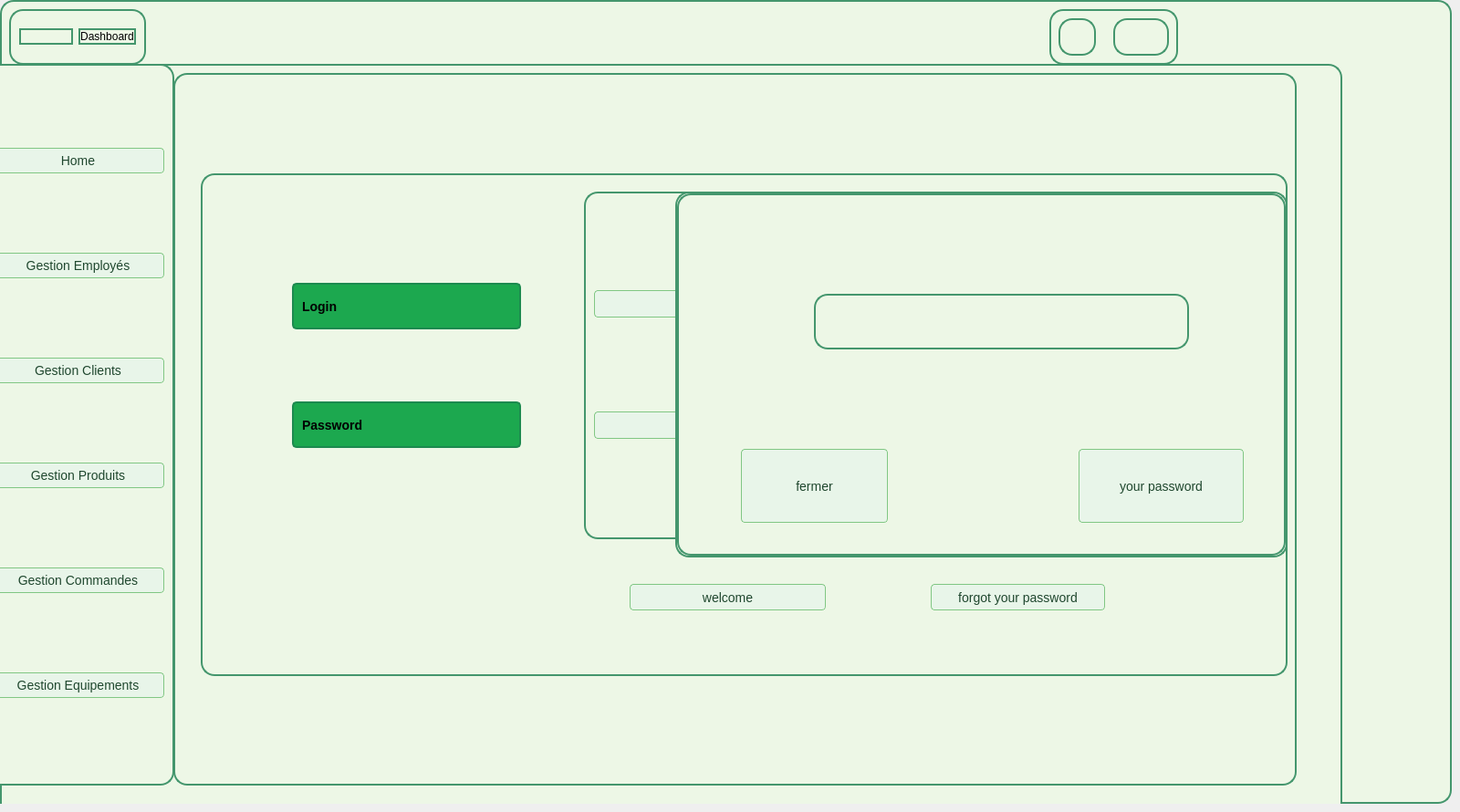
    <widget class="QWidget" name="pageHome">
     <widget class="QFrame" name="frame_15">
      <property name="geometry">
       <rect>
        <x>0</x>
        <y>0</y>
        <width>1591</width>
        <height>881</height>
       </rect>
      </property>
      <property name="styleSheet">
       <string notr="true">background-color: #edf7e6;         /* Light green inside background */
border: 2px solid rgb(68, 150, 109); /* Green border */
border-radius: 15px;                /* Rounded corners with 15px radius */</string>
      </property>
      <property name="frameShape">
       <enum>QFrame::Shape::StyledPanel</enum>
      </property>
      <property name="frameShadow">
       <enum>QFrame::Shadow::Raised</enum>
      </property>
      <widget class="QFrame" name="frame_18">
       <property name="geometry">
        <rect>
         <x>0</x>
         <y>70</y>
         <width>1471</width>
         <height>1001</height>
        </rect>
       </property>
       <property name="frameShape">
        <enum>QFrame::Shape::StyledPanel</enum>
       </property>
       <property name="frameShadow">
        <enum>QFrame::Shadow::Raised</enum>
       </property>
       <widget class="QFrame" name="frame_20">
        <property name="geometry">
         <rect>
          <x>190</x>
          <y>10</y>
          <width>1231</width>
          <height>781</height>
         </rect>
        </property>
        <property name="frameShape">
         <enum>QFrame::Shape::StyledPanel</enum>
        </property>
        <property name="frameShadow">
         <enum>QFrame::Shadow::Raised</enum>
        </property>
        <widget class="QFrame" name="frame_22">
         <property name="geometry">
          <rect>
           <x>30</x>
           <y>110</y>
           <width>1191</width>
           <height>551</height>
          </rect>
         </property>
         <property name="frameShape">
          <enum>QFrame::Shape::StyledPanel</enum>
         </property>
         <property name="frameShadow">
          <enum>QFrame::Shadow::Raised</enum>
         </property>
         <widget class="QFrame" name="frame_27">
          <property name="geometry">
           <rect>
            <x>420</x>
            <y>20</y>
            <width>581</width>
            <height>381</height>
           </rect>
          </property>
          <property name="frameShape">
           <enum>QFrame::Shape::StyledPanel</enum>
          </property>
          <property name="frameShadow">
           <enum>QFrame::Shadow::Raised</enum>
          </property>
          <layout class="QVBoxLayout" name="verticalLayout_7">
           <item>
            <widget class="QLineEdit" name="lineEditUsername">
             <property name="styleSheet">
              <string notr="true">QLineEdit {
    background-color: #E8F5E9; /* Vert très clair */
    color: #1f472e;
    font-family: &quot;Roboto&quot;, sans-serif;
    font-size: 14px;
    padding: 5px;
    border: 1px solid #81C784;
    border-radius: 4px;
}
QLineEdit:focus {
    border: 1px solid #4CAF50; /* Bordure plus foncée lorsqu'on clique */
    background-color: #F1F8E9;
}</string>
             </property>
            </widget>
           </item>
           <item>
            <widget class="QLineEdit" name="lineEditPassword">
             <property name="styleSheet">
              <string notr="true">QLineEdit {
    background-color: #E8F5E9; /* Vert très clair */
    color: #1f472e;
    font-family: &quot;Roboto&quot;, sans-serif;
    font-size: 14px;
    padding: 5px;
    border: 1px solid #81C784;
    border-radius: 4px;
}
QLineEdit:focus {
    border: 1px solid #4CAF50; /* Bordure plus foncée lorsqu'on clique */
    background-color: #F1F8E9;
}</string>
             </property>
            </widget>
           </item>
          </layout>
         </widget>
         <widget class="QLabel" name="label_15">
          <property name="geometry">
           <rect>
            <x>100</x>
            <y>250</y>
            <width>251</width>
            <height>51</height>
           </rect>
          </property>
          <property name="styleSheet">
           <string notr="true">QLabel {
    background-color: rgb(28, 168, 79); /* Couleur de fond */
    border: 2px solid #1C8A4F; /* Bordure assortie */
    border-radius: 5px; /* Coins arrondis */
    color: black; /* Texte en noir */
    font-size: 14px; /* Taille de police */
    padding: 5px; /* Espacement interne */
    font-weight: bold; /* Texte en gras */
}

QLabel:hover {
    background-color: rgb(20, 140, 60); /* Couleur de fond change lorsque l'on survole le label */
}

QLabel:focus {
    border: 2px solid #0D6E3F; /* Bordure qui change en cas de focus (utile pour les QLabel avec interaction) */
}
</string>
          </property>
          <property name="text">
           <string>Password</string>
          </property>
         </widget>
         <widget class="QLabel" name="label_16">
          <property name="geometry">
           <rect>
            <x>100</x>
            <y>120</y>
            <width>251</width>
            <height>51</height>
           </rect>
          </property>
          <property name="styleSheet">
           <string notr="true">QLabel {
    background-color: rgb(28, 168, 79); /* Couleur de fond */
    border: 2px solid #1C8A4F; /* Bordure assortie */
    border-radius: 5px; /* Coins arrondis */
    color: black; /* Texte en noir */
    font-size: 14px; /* Taille de police */
    padding: 5px; /* Espacement interne */
    font-weight: bold; /* Texte en gras */
}

QLabel:hover {
    background-color: rgb(20, 140, 60); /* Couleur de fond change lorsque l'on survole le label */
}

QLabel:focus {
    border: 2px solid #0D6E3F; /* Bordure qui change en cas de focus (utile pour les QLabel avec interaction) */
}
</string>
          </property>
          <property name="text">
           <string>Login</string>
          </property>
         </widget>
         <widget class="QPushButton" name="buttonWelcome">
          <property name="geometry">
           <rect>
            <x>470</x>
            <y>450</y>
            <width>215</width>
            <height>29</height>
           </rect>
          </property>
          <property name="styleSheet">
           <string notr="true">QPushButton {
    background-color: #E8F5E9; /* Vert très clair */
    color: #1f472e;
    font-family: &quot;Roboto&quot;, sans-serif;
    font-size: 14px;
    padding: 5px;
    border: 1px solid #81C784;
    border-radius: 4px;
}

QPushButton:hover {
    background-color: #C8E6C9; /* Légèrement plus foncé au survol */
}

QPushButton:pressed {
    background-color: #A5D6A7; /* Encore plus foncé lorsqu'il est pressé */
    border: 1px solid #4CAF50; /* Bordure plus foncée lorsqu'on clique */
}
</string>
          </property>
          <property name="text">
           <string>welcome</string>
          </property>
         </widget>
         <widget class="QPushButton" name="buttonForgotPassword2">
          <property name="geometry">
           <rect>
            <x>800</x>
            <y>450</y>
            <width>191</width>
            <height>29</height>
           </rect>
          </property>
          <property name="styleSheet">
           <string notr="true">QPushButton {
    background-color: #E8F5E9; /* Vert très clair */
    color: #1f472e;
    font-family: &quot;Roboto&quot;, sans-serif;
    font-size: 14px;
    padding: 5px;
    border: 1px solid #81C784;
    border-radius: 4px;
}

QPushButton:hover {
    background-color: #C8E6C9; /* Légèrement plus foncé au survol */
}

QPushButton:pressed {
    background-color: #A5D6A7; /* Encore plus foncé lorsqu'il est pressé */
    border: 1px solid #4CAF50; /* Bordure plus foncée lorsqu'on clique */
}
</string>
          </property>
          <property name="text">
           <string>forgot your password</string>
          </property>
         </widget>
         <widget class="QStackedWidget" name="stackedWidget_2">
          <property name="geometry">
           <rect>
            <x>520</x>
            <y>20</y>
            <width>671</width>
            <height>401</height>
           </rect>
          </property>
          <widget class="QWidget" name="page_7">
           <widget class="QPushButton" name="pushButton_fermer">
            <property name="geometry">
             <rect>
              <x>70</x>
              <y>280</y>
              <width>161</width>
              <height>81</height>
             </rect>
            </property>
            <property name="styleSheet">
             <string notr="true">QPushButton {
    background-color: #E8F5E9; /* Vert très clair */
    color: #1f472e;
    font-family: &quot;Roboto&quot;, sans-serif;
    font-size: 14px;
    padding: 5px;
    border: 1px solid #81C784;
    border-radius: 4px;
}

QPushButton:hover {
    background-color: #C8E6C9; /* Légèrement plus foncé au survol */
}

QPushButton:pressed {
    background-color: #A5D6A7; /* Encore plus foncé lorsqu'il est pressé */
    border: 1px solid #4CAF50; /* Bordure plus foncée lorsqu'on clique */
}
</string>
            </property>
            <property name="text">
             <string>fermer</string>
            </property>
           </widget>
           <widget class="QLineEdit" name="lineEditUsername_2">
            <property name="geometry">
             <rect>
              <x>150</x>
              <y>110</y>
              <width>411</width>
              <height>61</height>
             </rect>
            </property>
           </widget>
           <widget class="QPushButton" name="yourPasswordButton">
            <property name="geometry">
             <rect>
              <x>440</x>
              <y>280</y>
              <width>181</width>
              <height>81</height>
             </rect>
            </property>
            <property name="styleSheet">
             <string notr="true">QPushButton {
    background-color: #E8F5E9; /* Vert très clair */
    color: #1f472e;
    font-family: &quot;Roboto&quot;, sans-serif;
    font-size: 14px;
    padding: 5px;
    border: 1px solid #81C784;
    border-radius: 4px;
}

QPushButton:hover {
    background-color: #C8E6C9; /* Légèrement plus foncé au survol */
}

QPushButton:pressed {
    background-color: #A5D6A7; /* Encore plus foncé lorsqu'il est pressé */
    border: 1px solid #4CAF50; /* Bordure plus foncée lorsqu'on clique */
}
</string>
            </property>
            <property name="text">
             <string>your password</string>
            </property>
           </widget>
          </widget>
          <widget class="QWidget" name="page_8"/>
         </widget>
        </widget>
       </widget>
       <widget class="QFrame" name="frame_3">
        <property name="geometry">
         <rect>
          <x>-20</x>
          <y>0</y>
          <width>211</width>
          <height>791</height>
         </rect>
        </property>
        <property name="frameShape">
         <enum>QFrame::Shape::StyledPanel</enum>
        </property>
        <property name="frameShadow">
         <enum>QFrame::Shadow::Raised</enum>
        </property>
        <layout class="QVBoxLayout" name="verticalLayout_2">
         <item>
          <widget class="QPushButton" name="buttonHome">
           <property name="styleSheet">
            <string notr="true">QPushButton {
    background-color: #E8F5E9; /* Vert très clair */
    color: #1f472e;
    font-family: &quot;Roboto&quot;, sans-serif;
    font-size: 14px;
    padding: 5px;
    border: 1px solid #81C784;
    border-radius: 4px;
}

QPushButton:hover {
    background-color: #C8E6C9; /* Légèrement plus foncé au survol */
}

QPushButton:pressed {
    background-color: #A5D6A7; /* Encore plus foncé lorsqu'il est pressé */
    border: 1px solid #4CAF50; /* Bordure plus foncée lorsqu'on clique */
}
</string>
           </property>
           <property name="text">
            <string>Home</string>
           </property>
          </widget>
         </item>
         <item>
          <widget class="QPushButton" name="buttonEmployee">
           <property name="styleSheet">
            <string notr="true">QPushButton {
    background-color: #E8F5E9; /* Vert très clair */
    color: #1f472e;
    font-family: &quot;Roboto&quot;, sans-serif;
    font-size: 14px;
    padding: 5px;
    border: 1px solid #81C784;
    border-radius: 4px;
}

QPushButton:hover {
    background-color: #C8E6C9; /* Légèrement plus foncé au survol */
}

QPushButton:pressed {
    background-color: #A5D6A7; /* Encore plus foncé lorsqu'il est pressé */
    border: 1px solid #4CAF50; /* Bordure plus foncée lorsqu'on clique */
}
</string>
           </property>
           <property name="text">
            <string>Gestion Employés</string>
           </property>
          </widget>
         </item>
         <item>
          <widget class="QPushButton" name="pushButton_7">
           <property name="styleSheet">
            <string notr="true">QPushButton {
    background-color: #E8F5E9; /* Vert très clair */
    color: #1f472e;
    font-family: &quot;Roboto&quot;, sans-serif;
    font-size: 14px;
    padding: 5px;
    border: 1px solid #81C784;
    border-radius: 4px;
}

QPushButton:hover {
    background-color: #C8E6C9; /* Légèrement plus foncé au survol */
}

QPushButton:pressed {
    background-color: #A5D6A7; /* Encore plus foncé lorsqu'il est pressé */
    border: 1px solid #4CAF50; /* Bordure plus foncée lorsqu'on clique */
}
</string>
           </property>
           <property name="text">
            <string>Gestion Clients</string>
           </property>
          </widget>
         </item>
         <item>
          <widget class="QPushButton" name="pushButton_8">
           <property name="styleSheet">
            <string notr="true">QPushButton {
    background-color: #E8F5E9; /* Vert très clair */
    color: #1f472e;
    font-family: &quot;Roboto&quot;, sans-serif;
    font-size: 14px;
    padding: 5px;
    border: 1px solid #81C784;
    border-radius: 4px;
}

QPushButton:hover {
    background-color: #C8E6C9; /* Légèrement plus foncé au survol */
}

QPushButton:pressed {
    background-color: #A5D6A7; /* Encore plus foncé lorsqu'il est pressé */
    border: 1px solid #4CAF50; /* Bordure plus foncée lorsqu'on clique */
}
</string>
           </property>
           <property name="text">
            <string>Gestion Produits</string>
           </property>
          </widget>
         </item>
         <item>
          <widget class="QPushButton" name="pushButton_9">
           <property name="styleSheet">
            <string notr="true">QPushButton {
    background-color: #E8F5E9; /* Vert très clair */
    color: #1f472e;
    font-family: &quot;Roboto&quot;, sans-serif;
    font-size: 14px;
    padding: 5px;
    border: 1px solid #81C784;
    border-radius: 4px;
}

QPushButton:hover {
    background-color: #C8E6C9; /* Légèrement plus foncé au survol */
}

QPushButton:pressed {
    background-color: #A5D6A7; /* Encore plus foncé lorsqu'il est pressé */
    border: 1px solid #4CAF50; /* Bordure plus foncée lorsqu'on clique */
}
</string>
           </property>
           <property name="text">
            <string>Gestion Commandes</string>
           </property>
          </widget>
         </item>
         <item>
          <widget class="QPushButton" name="pushButton_10">
           <property name="styleSheet">
            <string notr="true">QPushButton {
    background-color: #E8F5E9; /* Vert très clair */
    color: #1f472e;
    font-family: &quot;Roboto&quot;, sans-serif;
    font-size: 14px;
    padding: 5px;
    border: 1px solid #81C784;
    border-radius: 4px;
}

QPushButton:hover {
    background-color: #C8E6C9; /* Légèrement plus foncé au survol */
}

QPushButton:pressed {
    background-color: #A5D6A7; /* Encore plus foncé lorsqu'il est pressé */
    border: 1px solid #4CAF50; /* Bordure plus foncée lorsqu'on clique */
}
</string>
           </property>
           <property name="text">
            <string>Gestion Equipements</string>
           </property>
          </widget>
         </item>
        </layout>
       </widget>
      </widget>
      <widget class="QFrame" name="frame_28">
       <property name="geometry">
        <rect>
         <x>10</x>
         <y>10</y>
         <width>150</width>
         <height>61</height>
        </rect>
       </property>
       <property name="frameShape">
        <enum>QFrame::Shape::StyledPanel</enum>
       </property>
       <property name="frameShadow">
        <enum>QFrame::Shadow::Raised</enum>
       </property>
       <layout class="QHBoxLayout" name="horizontalLayout_5">
        <item>
         <widget class="QPushButton" name="pushButton_24">
          <property name="text">
           <string/>
          </property>
         </widget>
        </item>
        <item>
         <widget class="QPushButton" name="pushButton_25">
          <property name="styleSheet">
           <string notr="true">color: rgb(0, 0, 0);</string>
          </property>
          <property name="text">
           <string>Dashboard</string>
          </property>
         </widget>
        </item>
       </layout>
      </widget>
      <widget class="QFrame" name="frame_29">
       <property name="geometry">
        <rect>
         <x>1150</x>
         <y>10</y>
         <width>141</width>
         <height>61</height>
        </rect>
       </property>
       <property name="frameShape">
        <enum>QFrame::Shape::StyledPanel</enum>
       </property>
       <property name="frameShadow">
        <enum>QFrame::Shadow::Raised</enum>
       </property>
       <widget class="QFrame" name="frame_30">
        <property name="geometry">
         <rect>
          <x>10</x>
          <y>10</y>
          <width>41</width>
          <height>41</height>
         </rect>
        </property>
        <property name="frameShape">
         <enum>QFrame::Shape::StyledPanel</enum>
        </property>
        <property name="frameShadow">
         <enum>QFrame::Shadow::Raised</enum>
        </property>
       </widget>
       <widget class="QFrame" name="frame_31">
        <property name="geometry">
         <rect>
          <x>70</x>
          <y>10</y>
          <width>61</width>
          <height>41</height>
         </rect>
        </property>
        <property name="frameShape">
         <enum>QFrame::Shape::StyledPanel</enum>
        </property>
        <property name="frameShadow">
         <enum>QFrame::Shadow::Raised</enum>
        </property>
       </widget>
      </widget>
     </widget>
    </widget>
